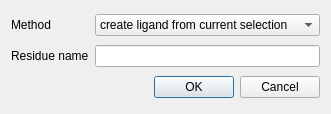
<ui version="4.0" >
 <class>LigandDialog</class>
 <widget class="QDialog" name="LigandDialog" >
  <property name="geometry" >
   <rect>
    <x>0</x>
    <y>0</y>
    <width>319</width>
    <height>114</height>
   </rect>
  </property>
  <property name="windowTitle" >
   <string>Create ligand</string>
  </property>
  <layout class="QVBoxLayout" >
   <item>
    <layout class="QHBoxLayout" >
     <item>
      <widget class="QLabel" name="label" >
       <property name="text" >
        <string>Method</string>
       </property>
      </widget>
     </item>
     <item>
      <widget class="QComboBox" name="methodCombo" >
       <property name="minimumSize" >
        <size>
         <width>225</width>
         <height>0</height>
        </size>
       </property>
       <property name="toolTip" >
        <string>Method</string>
       </property>
       <item>
        <property name="text" >
         <string>create ligand from current selection</string>
        </property>
       </item>
       <item>
        <property name="text" >
         <string>create ligand from residue name</string>
        </property>
       </item>
       <item>
        <property name="text" >
         <string>create ligand from file...</string>
        </property>
       </item>
      </widget>
     </item>
    </layout>
   </item>
   <item>
    <layout class="QHBoxLayout" >
     <item>
      <widget class="QLabel" name="label_2" >
       <property name="text" >
        <string>Residue name</string>
       </property>
      </widget>
     </item>
     <item>
      <widget class="QLineEdit" name="resnameText" >
       <property name="sizePolicy" >
        <sizepolicy vsizetype="Fixed" hsizetype="Preferred" >
         <horstretch>0</horstretch>
         <verstretch>0</verstretch>
        </sizepolicy>
       </property>
       <property name="minimumSize" >
        <size>
         <width>225</width>
         <height>0</height>
        </size>
       </property>
       <property name="toolTip" >
        <string>The residue name</string>
       </property>
      </widget>
     </item>
    </layout>
   </item>
   <item>
    <widget class="QDialogButtonBox" name="buttonBox" >
     <property name="orientation" >
      <enum>Qt::Horizontal</enum>
     </property>
     <property name="standardButtons" >
      <set>QDialogButtonBox::Cancel|QDialogButtonBox::NoButton|QDialogButtonBox::Ok</set>
     </property>
    </widget>
   </item>
  </layout>
 </widget>
 <resources/>
 <connections>
  <connection>
   <sender>buttonBox</sender>
   <signal>accepted()</signal>
   <receiver>LigandDialog</receiver>
   <slot>accept()</slot>
   <hints>
    <hint type="sourcelabel" >
     <x>248</x>
     <y>254</y>
    </hint>
    <hint type="destinationlabel" >
     <x>157</x>
     <y>274</y>
    </hint>
   </hints>
  </connection>
  <connection>
   <sender>buttonBox</sender>
   <signal>rejected()</signal>
   <receiver>LigandDialog</receiver>
   <slot>reject()</slot>
   <hints>
    <hint type="sourcelabel" >
     <x>316</x>
     <y>260</y>
    </hint>
    <hint type="destinationlabel" >
     <x>286</x>
     <y>274</y>
    </hint>
   </hints>
  </connection>
 </connections>
</ui>
